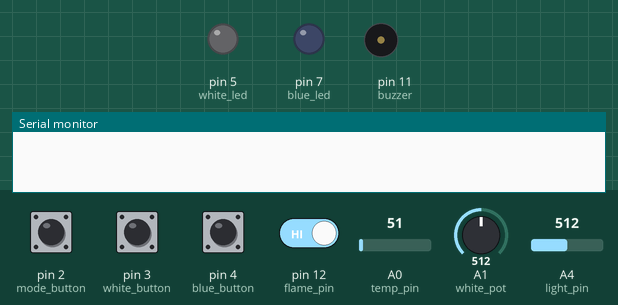
Recording of a sketch running on a simulated Arduino Uno, built with avr-gcc and run on an emulated ATmega328P. On the bench: output pins drawn as LEDs (lit = HIGH), buzzer (waves = sounding), the last lines printed to the serial monitor. Inputs (shaded band) come from the test bench; at power-on: pin 12 (flame_pin) HIGH, pin 2 (mode_button), pin 3 (white_button), pin 4 (blue_button) LOW, A1 (white_pot) = 512, A0 (temp_pin) = 51, A4 (light_pin) = 512.

Above: at 1.2 s.
1.3 s: pin 12 (flame_pin) driven LOW
At 3.0 s:
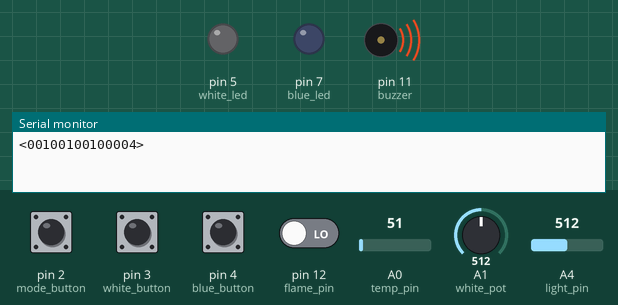
4.3 s: pin 3 (white_button) pulled HIGH for 0.15 s
At 5.2 s:
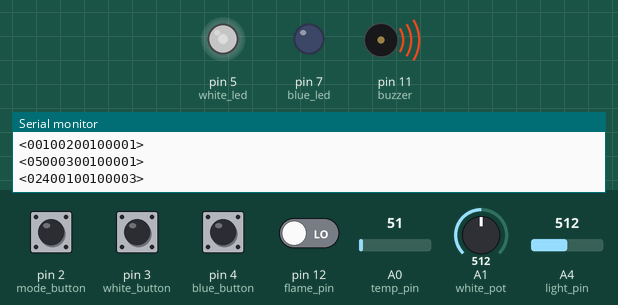
7.4 s: pin 4 (blue_button) pulled HIGH for 0.15 s
At 8.8 s:
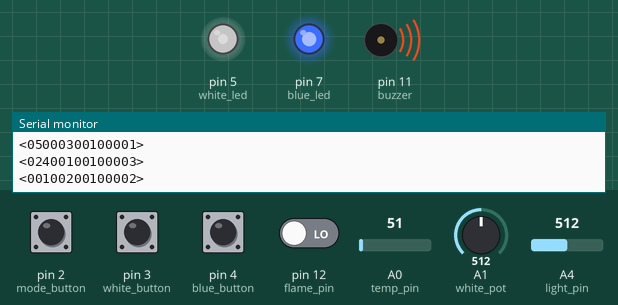
10.5 s: A1 (white_pot) set to 716
At 11.7 s:
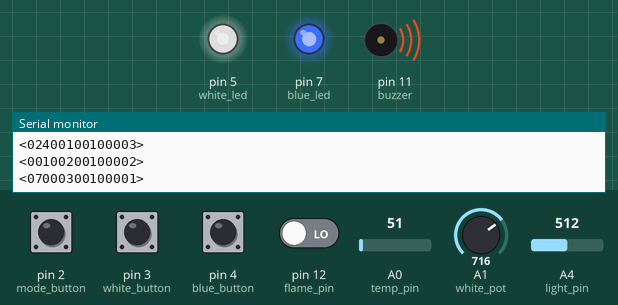
13.5 s: A1 (white_pot) set to 900
At 15.7 s:
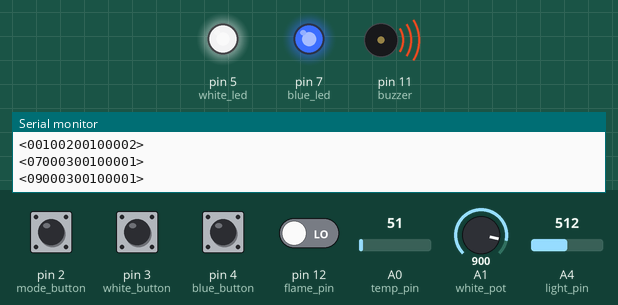
16.5 s: pin 3 (white_button) pulled HIGH for 1 s
At 16.9 s:
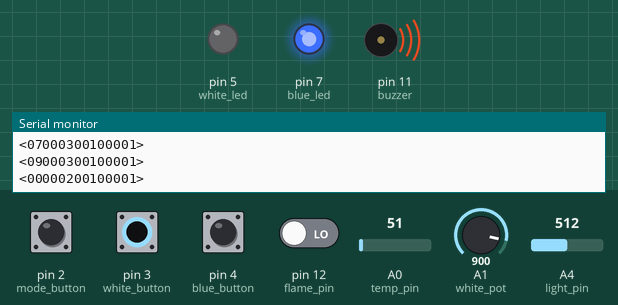
Timing chart, 0 to 19.5 s (numbered marks = the images above; inputs shaded):
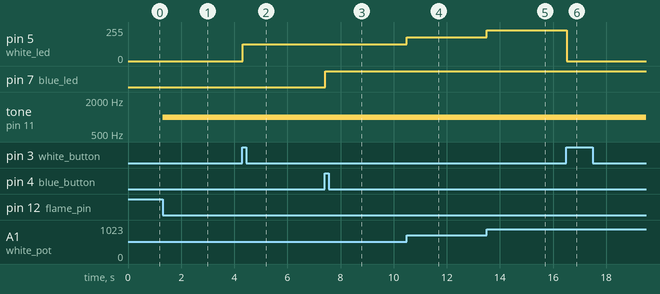

Measured:
- after the input at 1.3 s, tone on pin 11 (buzzer): silent → 1000 Hz at once
- after the input at 4.3 s, pin 5 (white_led): 0/255 → 127/255 at once
- after the input at 7.4 s, pin 7 (blue_led): LOW → HIGH at once
- after the input at 10.5 s, pin 5 (white_led): 127/255 → 178/255 at once
- after the input at 13.5 s, pin 5 (white_led): 178/255 → 229/255 at once
- after the input at 16.5 s, pin 5 (white_led): 229/255 → 0/255 at once

The sketch:

smart_home.ino
```cpp
#include <SimpleTimer.h>
#include <Bounce2.h>
#include <Arduino.h>
#include "smart_home.h"

/* extern variables */

extern const struct led blue_led_t;
extern const struct led white_led_t;
extern const struct flame flame_t;
extern const struct sensor temp_sensor_t;
extern const struct button blue_button_t;
extern const struct button white_button_t;
extern const struct button mode_button_t;
extern boolean new_data;
extern char out_message[];

/* button debounce */

Bounce blue_button_db;
Bounce white_button_db;
Bounce mode_button_db;

bool blue_button_pressed;
bool white_button_pressed;
bool mode_button_pressed;

/* state variables */

volatile byte device_state;
volatile bool fire;
volatile bool auto_mode;
volatile bool white_led_on;
volatile bool blue_led_on;
int blue_led_value;
int white_led_value;
bool buzzer_on;
unsigned long buzzer_millis;
int pot_value;
int temp_value;
int light_value; // 0 - 100%
bool pc_mode;

SimpleTimer temp_timer;
SimpleTimer light_timer;

void setup()
{
  if (DEBUG || COMM) {
    Serial.begin(9600);
    while (!Serial) {
      // wait for native port to connect
    }
  }

  pinMode(temp_pin, INPUT);
  pinMode(light_pin, INPUT);
  pinMode(flame_pin, INPUT);
  pinMode(white_button, INPUT);
  pinMode(blue_button, INPUT);
  pinMode(blue_led, OUTPUT);
  pinMode(white_led, OUTPUT);
  pinMode(buzzer, OUTPUT);

  for (int i = 0; i < NR_DEVICES; i++) {
    bitClear(device_state, i);
  }

  fire = false;
  auto_mode = false;
  buzzer_on = false;
  white_led_on = false;
  white_led_value = 0;
  blue_led_on = false;
  blue_led_value = 0;
  bool pc_mode;
  buzzer_millis = millis();

  pot_value = 0;
  temp_value = 0;
  light_value = 0;

  blue_button_pressed = false;
  white_button_pressed = false;
  mode_button_pressed = false;

  blue_button_db.attach(blue_button);
  blue_button_db.interval(20);

  white_button_db.attach(white_button);
  white_button_db.interval(20);

  mode_button_db.attach(mode_button);
  mode_button_db.interval(20);

  temp_timer.setInterval(5000, read_temperature);
  light_timer.setInterval(1000, read_light);
}

void loop()
{
  temp_timer.run();
  light_timer.run();
  read_flame();
  read_white_pot();
  if (fire) {
    play_buzzer();
  }
  check_status();
  check_buttons();
  receive_message();

  if (new_data) {
    show_new_message();
    parse_message();
    new_data = false;
  }
}

void read_temperature()
{
  int val = analogRead(temp_pin);
  float mv = (val / 1024.0) * 5000;
  int temperature = mv/10;

  if (temp_value != temperature) {
    temp_value = temperature;
    bitSet(device_state, temp_id);
    if (DEBUG) {
      Serial.print("Temperature: ");
      Serial.print(temp_value);
      Serial.println(" *C");
    }
  }
}

void read_light()
{
  int light = analogRead(light_pin) / 10.23;

  if (light < 5) {
    light = 0;
  }
  else if (light >= 5 && light < 15) {
    light = 10;
  }
  else if (light >= 15 && light < 25) {
    light = 20;
  }
  else if (light >= 25 && light < 35) {
    light = 30;
  }
  else if (light >= 35 && light < 45) {
    light = 40;
  }
  else if (light >= 45 && light < 55) {
    light = 50;
  }
  else if (light >= 55 && light < 65) {
    light = 60;
  }
  else if (light >= 65 && light < 75) {
    light = 70;
  }
  else if (light >= 75 && light < 85) {
    light = 80;
  }
  else if (light >= 85 && light < 95) {
    light = 90;
  }
  else if (light >= 95) {
    light = 100;
  }

  if (light != light_value) {
    light_value = light;
    if (DEBUG) {
      Serial.print("Light = ");
      Serial.println(light);
    }
  }

  if (auto_mode && white_led_on) {
    analogWrite(white_led, map(light, 0, 100, 0, 255));
    if (light != white_led_value) {
      bitSet(device_state, white_led_id);
      white_led_value = light;
    }
  }
}

void read_white_pot()
{
  if (auto_mode || !white_led_on) {
    return;
  }

  int reading = analogRead(white_pot);
  int value = map(reading, 0, 1023, 0, 100);

  if (value < 5) {
    value = 0;
  }
  else if (value >= 5 && value < 15) {
    value = 10;
  }
  else if (value >= 15 && value < 25) {
    value = 20;
  }
  else if (value >= 25 && value < 35) {
    value = 30;
  }
  else if (value >= 35 && value < 45) {
    value = 40;
  }
  else if (value >= 45 && value < 55) {
    value = 50;
  }
  else if (value >= 55 && value < 65) {
    value = 60;
  }
  else if (value >= 65 && value < 75) {
    value = 70;
  }
  else if (value >= 75 && value < 85) {
    value = 80;
  }
  else if (value >= 85 && value < 95) {
    value = 90;
  }
  else if (value >= 95) {
    value = 100;
  }

  if (value != pot_value) {
    analogWrite(white_led, map(value, 0, 100, 0, 255));
    bitSet(device_state, white_led_id);
    pot_value = value;
    white_led_value = value;
  }
}

int read_flame()
{
  int flame = digitalRead(flame_pin);
  int status;

  if (fire == flame) {
    bitSet(device_state, flame_id);
  }

  if (flame == LOW) {
    if (DEBUG) {
      Serial.println("Fire");
    }
    fire = true;
    tone(buzzer, 1000);
    return ON_FIRE;
  }
  else {
    fire = false;
    noTone(buzzer);
    return NOT_ON_FIRE;
  }
}

void check_buttons()
{
  blue_button_db.update();
  if (blue_button_db.rose()) {
    do_blue_button();
  }
  white_button_db.update();
  if (white_button_db.rose()) {
    do_white_button();
  }
  mode_button_db.update();
  if (mode_button_db.rose()) {
    do_mode_button();
  }
}

void do_blue_button()
{
  bitSet(device_state, blue_button_id);
  digitalWrite(blue_led, !digitalRead(blue_led));
  blue_led_on = !blue_led_on;
  if (DEBUG) {
    Serial.println("white button");
  }
}

void do_white_button()
{
  bitSet(device_state, white_button_id);
  digitalWrite(white_led, !digitalRead(white_led));
  white_led_on = !white_led_on;
  if (DEBUG) {
    Serial.println("white button");
  }
}

void do_mode_button()
{
  auto_mode = !auto_mode;
  bitSet(device_state, mode_button_id);
  if (DEBUG) {
    Serial.println("Mode button");
  }
}

void play_buzzer()
{
  unsigned long current_millis = millis();

  if (current_millis - buzzer_millis >= 1000) {
    buzzer_millis = current_millis;
    if (buzzer_on == true) {
      noTone(buzzer);
      buzzer_on = false;
      if (DEBUG) {
        Serial.println("Buzzer off");
      }
    }
    else {
      tone(buzzer, 1000);
      buzzer_on = true;
      if (DEBUG) {
        Serial.println("Buzzer on");
      }
    }
  }
}

/*
 * IDs
 * flame sensor: 0
 * white led button: 1
 * blue led button: 2
 * mode button: 3
 * potentiometer: 4
 * temperature sensor: 5
 * light sensor: 6
 * blue led: 7
 * white led: 8
 */

void check_status()
{
  if (DEBUG) {
    // Serial.println("Checking status");
  }

  if (bitRead(device_state, flame_id)) {
    if (DEBUG) {
      Serial.println("Flame bit on");
    }

    make_flame_msg(flame_t.on_fire, read_flame());
    //mySerial.println(out_message);
    bitClear(device_state, flame_id);
  }
  // white led has changed its status
  else if (bitRead(device_state, white_button_id)) {
    if (DEBUG) {
      Serial.println("White button bit on");
    }

    bitClear(device_state, white_button_id);
    if (white_led_on) {
      make_led_msg(white_led_id, white_led_t.status, ON);
      //mySerial.println(out_message);
    }
    else {
      make_led_msg(white_led_id, white_led_t.status, OFF);
      //mySerial.println(out_message);
    }
  }
  // blue led has changed its status
  else if (bitRead(device_state, blue_button_id)) {
    if (DEBUG) {
      Serial.println("Blue button bit on");
    }

    bitClear(device_state, blue_button_id);
    if (blue_led_on) {
      make_led_msg(blue_led_id, blue_led_t.status, ON);
      //mySerial.println(out_message);
    }
    else {
      make_led_msg(blue_led_id, blue_led_t.status, OFF);
      //mySerial.println(out_message);
    }
  }
  else if (bitRead(device_state, mode_button_id)) {
    if (DEBUG) {
      Serial.println("Mode button bit on");
    }

    bitClear(device_state, mode_button_id);
    if (auto_mode) {
      make_led_msg(white_led_id, white_led_t.mode, AUTO);
      //mySerial.println(out_message);
    }
    else {
      make_led_msg(white_led_id, white_led_t.mode, MANUAL);
      //mySerial.println(out_message);
    }
  }
  else if (bitRead(device_state, blue_led_id)) {
    if (DEBUG) {
      Serial.println("Blue led bit on");
    }

    bitClear(device_state, blue_led_id);
    make_led_msg(blue_led_id, blue_led_t.intensity, blue_led_value);
    //mySerial.println(out_message);
  }
  else if (bitRead(device_state, temp_id)) {
    if (DEBUG) {
      Serial.println("Temp bit on");
    }

    bitClear(device_state, temp_id);
    make_sensor_msg(temp_id, temp_sensor_t.value, temp_value);
    //mySerial.println(out_message);
  }
  else if (bitRead(device_state, blue_led_id)) {
    if (DEBUG) {
      Serial.println("Blue led bit on");
    }

    bitClear(device_state, blue_led_id);
    make_led_msg(blue_led_id, blue_led_t.intensity, blue_led_value);
    //mySerial.println(out_message);
  }
  else if (bitRead(device_state, white_led_id)) {
    if (DEBUG) {
      Serial.println("White led bit on");
    }

    bitClear(device_state, white_led_id);
    make_led_msg(white_led_id, white_led_t.intensity, white_led_value);
    //mySerial.println(out_message);
  }
}

void do_something(int device, int property, int value)
{
  if (device == blue_led_id) {
    if (property == 2) { // state
      if (value == 1) {
        if (!blue_led_on) {
          do_blue_button();
        }
        else {
          // already on
        }
      }
      else if (value == 0) {
        if (blue_led_on) {
          do_blue_button();
        }
        else {
          // already off
        }
      }
    }
    // no more options for blue led
  }
  else if (device == white_led_id) {
    if (property == 2) { // state
      if (value == 1) {
        if (!white_led_on) {
          do_white_button();
        }
        else {
          // already on
        }
      }
      else if (value == 0) {
        if (white_led_on) {
          do_white_button();
        }
        else {
          // already off
        }
      }
    }
    else if (property == 3) { // intensity
      if (!auto_mode && white_led_on) {
        pc_mode = true;
        if (pot_value != value) {
          int intensity = map(value, 0, 100, 0, 255);
          white_led_value = intensity;
          analogWrite(white_led, intensity);
          if (value == 0) {
            digitalWrite(white_led, LOW);
          }
        }
      }
    }
    else if (property == 1) { // mode
      if (value == AUTO) {
        auto_mode = true;
      }
      else {
        auto_mode = false;
      }
    }
  }
  else {
    if (DEBUG) {
      Serial.print("Device: ");
      Serial.println(device);
    }
  }
}
```

communication.cpp
```cpp
#include "smart_home.h"
#include "communication.h"

/* all arduino output messages are NOTIFY */

/*
 * Message format:
 * CDevOrig - device id
 * E - error bit
 * A - answer bit
 * OpCode - operation code (000 - get, 001 - set, 010 - notify)
 * PropID - property ID
 * Value - value changed
 */

void make_led_msg(int led, int prop_id, int value)
{
  String message = "<";
  int len = String(value).length();
  if (len == 1) {
    message += '0';
    message += '0';
  }
  if (len == 2) {
    message += '0';
  }
  message += String(value);

  len = String(prop_id).length();
  if (len == 1) {
    message += '0';
    message += '0';
  }
  if (len == 2) {
    message += '0';
  }

  message += String(prop_id);
  message += '0';
  message += '0';
  message += '1';
  message += '0';
  message += '0';

  len = String(led).length();
  if (len == 1) {
    message += '0';
    message += '0';
  }
  if (len == 2) {
    message += '0';
  }

  message += String(led);
  message += '>';

  Serial.println(message);
}

void make_flame_msg(int prop_id, int value)
{
  String message = "<";

  int len = String(value).length();
  if (len == 1) {
    message += '0';
    message += '0';
  }
  if (len == 2) {
    message += '0';
  }

  message += String(value);

  len = String(prop_id).length();
  if (len == 1) {
    message += '0';
    message += '0';
  }
  if (len == 2) {
    message += '0';
  }

  message += String(prop_id);
  message += "0";
  message += '0';
  message += '1';
  message += '0';
  message += '0';

  len = String(flame_id).length();
  if (len == 1) {
    message += '0';
    message += '0';
  }
  if (len == 2) {
    message += '0';
  }

  message += String(flame_id);
  message += '>';

  Serial.println(message);
}

void make_sensor_msg(int sensor, int prop_id, int value)
{
  String message = "<";

  int len = String(value).length();
  if (len == 1) {
    message += '0';
    message += '0';
  }
  if (len == 2) {
    message += '0';
  }

  message += String(value);

  len = String(prop_id).length();
  if (len == 1) {
    message += '0';
    message += '0';
  }
  if (len == 2) {
    message += '0';
  }

  message += String(prop_id);
  message += '0';
  message += '0';
  message += '1';
  message += '0';
  message += '0';

  len = String(sensor).length();
  if (len == 1) {
    message += '0';
    message += '0';
  }
  if (len == 2) {
    message += '0';
  }

  message += String(sensor);
  message += '>';

  Serial.println(message);
}

void make_button_msg(int button, int prop_id, int value)
{
  String message = "<";

  int len = String(value).length();
  if (len == 1) {
    message += '0';
    message += '0';
  }
  if (len == 2) {
    message += '0';
  }

  message += String(value);

  len = String(prop_id).length();
  if (len == 1) {
    message += '0';
    message += '0';
  }
  if (len == 2) {
    message += '0';
  }

  message += String(prop_id);
  message += '0';
  message += '0';
  message += '1';
  message += '0';
  message += '0';

  len = String(button).length();
  if (len == 1) {
    message += '0';
    message += '0';
  }
  if (len == 2) {
    message += '0';
  }

  message += String(button);
  message += '>';

  Serial.println(message);
}

void send_answer()
{
  for (int i = 0; i < MSG_SIZE; i++) {
//    out_message[i] = in_message[i];
  }
//  bitWrite(out_message[3], 3, 0); // answer bit
  if (COMM) {
    //print_message(out_message);
  }
}

void send_error()
{
  for (int i = 0; i < MSG_SIZE; i++) {
//    out_message[i] = in_message[i];
  }
//  bitWrite(out_message[3], 4, 0); // error bit
  if (COMM) {
    //print_message(out_message);
  }
}

// TODO: analysis of input messages

boolean new_data = false;

void receive_message() {
  static String message = "";
  static boolean receiving = false;
  char start = '<';
  char end = '>';
  char rc;

  while (Serial.available() > 0 && new_data == false) {
    rc = Serial.read();

    if (receiving == true) {
      if (rc != end) {
        message += rc;
      }
      else {
        receiving = false;
        new_data = true;
        message += '>';
        in_message = message;
        message = "";
      }
    }

    else if (rc == start) {
      receiving = true;
      message += rc;
    }
  }
}

void show_new_message()
{
  Serial.println(in_message);
}

void parse_message()
{
  int device;
  int property;
  int value;

  if (in_message.length() != 16) {
    if (DEBUG) {
      Serial.print("Wrong size: ");
      Serial.println(in_message);
    }
    return;
  }

  String device_text = in_message.substring(12, 15);
  device = device_text.toInt();
  if (DEBUG) {
    Serial.print("Device: ");
    Serial.print(device_text);
    Serial.print(" int: ");
    Serial.println(device);
  }

  String property_text = in_message.substring(4, 7);
  property = property_text.toInt();
  if (DEBUG) {
    Serial.print("Property: ");
    Serial.print(property_text);
    Serial.print(" int: ");
    Serial.println(property);
  }

  String value_text = in_message.substring(1, 4);
  value = value_text.toInt();
  if (DEBUG) {
    Serial.print("Value: ");
    Serial.print(value_text);
    Serial.print(" int: ");
    Serial.println(value);
  }

  do_something(device, property, value);
}
```

communication.h
```cpp
#ifndef COMMUNICATION_H
#define COMMUNICATION_H

/* communication */

#define MSG_SIZE 32

String in_message;

void print_message(byte *data);

#endif
```

smart_home.h
```cpp
#ifndef SMART_HOME_H
#define SMART_HOME_H

#include <Arduino.h>
#include <Bounce2.h>

#define DEBUG 0
#define COMM 1
#define NR_DEVICES 6

/* sensors/actuators pins */

const int temp_pin = A0;
const int light_pin = A4;
const int flame_pin = 12;
const int white_button = 3;
const int blue_button = 4;
const int mode_button = 2;
const int blue_led = 7;
const int white_led = 5;
const int buzzer = 11;
const int white_pot = A1;

/* sensors/actuators IDs */

const int flame_id = 4;
const int white_button_id = 6;
const int blue_button_id = 7;
const int mode_button_id = 0;
const int white_pot_id = 5;
const int temp_id = 3;
const int blue_led_id = 2;
const int white_led_id = 1;

/* property values */

#define ON 1
#define OFF 0
#define ON_FIRE 1
#define NOT_ON_FIRE 0
#define AUTO 1
#define MANUAL 0

/* structs for linking device <-> property */

struct led
{
  int id;
  int status;
  int intensity;
  int mode;
};

struct flame
{
  int id;
  int on_fire;
};

struct sensor
{
  int id;
  int value;
};

struct button
{
  int id;
  int status;
};

/* device structs */

const struct led blue_led_t = { blue_led_id, 2, 3, 1 };
const struct led white_led_t = { white_led_id, 2, 3, 1 };
const struct flame flame_t = { flame_id, 1 };
const struct sensor temp_sensor_t = { temp_id, 1 };
const struct button blue_button_t = { blue_button_id, 1 };
const struct button white_button_t = { white_button_id, 1 };
const struct button mode_button_t = { mode_button_id, 1 };

/* prototypes */

void read_temperature();
void read_light();
void read_white_pot();
int read_flame();
void play_buzzer();

void make_led_msg(int led, int prop_id, int value);
void make_flame_msg(int prop_id, int value);
void make_sensor_msg(int sensor, int prop_id, int value);
void make_button_msg(int button, int prop_id, int value);
void send_answer();
void send_error();
void receive_message();
void show_new_message();
void parse_message();
void do_something(int device, int property, int value);

void print_message(byte *data);

#endif
```
